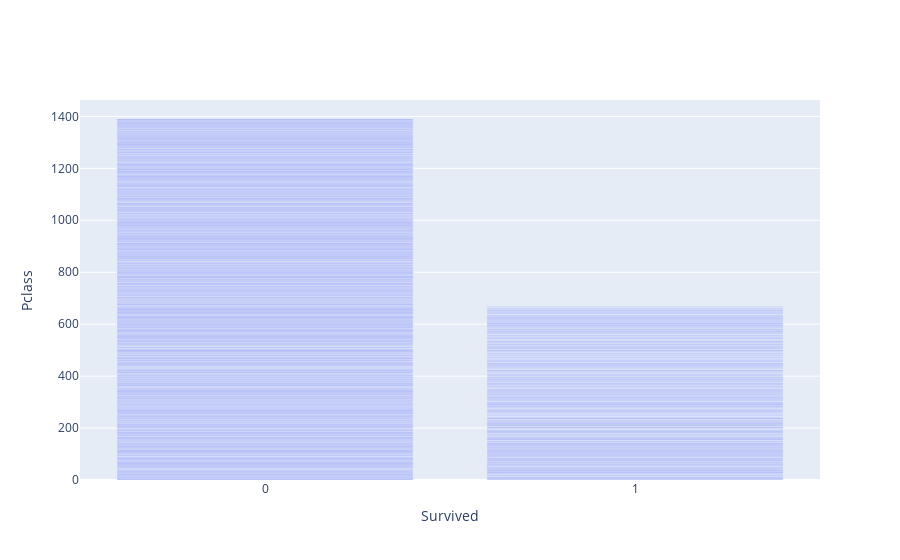

The cell this chart's notebook holds for it:
### Code cell
Column1 = 'Survived'
Column2 = 'Pclass'
x = df[Column1]
y = df[Column2]
plotly_Bar(x,y,Column1,Column2)

### Figure 1 — Plotly figure (JSON) as saved in the notebook; plotly's stock layout.template omitted (floating-point values rounded to 4 significant figures; data arrays with more than 128 entries replaced by an {"elided": "..."} marker saying what was removed)
{"data": [{"type": "bar", "x": {"elided": "891 int values"}, "y": {"elided": "891 int values"}}], "layout": {"xaxis": {"title": {"text": "Survived"}}, "yaxis": {"title": {"text": "Pclass"}}}}
